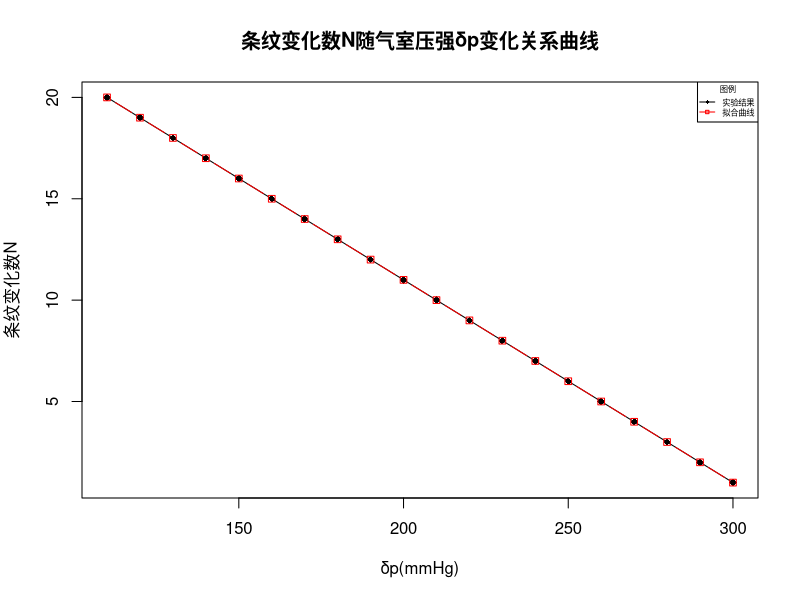
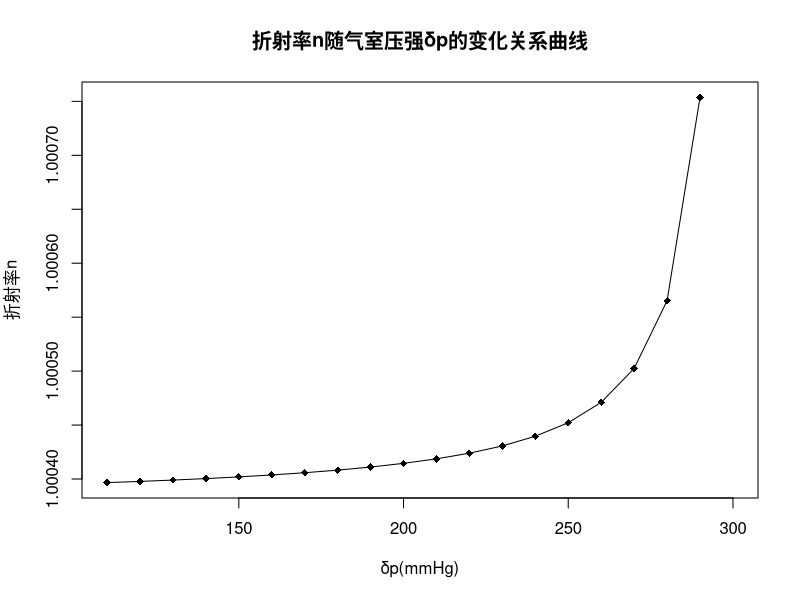

Generate these figures, in order, with R:
#测量透明薄片折射率
N1<-c(90,96,108,127,150,179,204,235,277,295)
θ<-c(10,12,14,16,18,20,22,24,26,28)
t<-0.002617
λ<-632.8*10^(-9)
l<-length(N1)

n1<-(t*(sin(θ))^2)/(2*t*(1-cos(θ))-N1*λ)+1-cos(θ)-(N1*λ)/(2*t)
a<-mean(n1)
Sn1<-sd(n1)/(sqrt(l))

#测量空气折射率
N2<-c(20,19,18,17,16,15,14,13,12,11,10,9,8,7,6,5,4,3,2,1)
p<-c(110,120,130,140,150,160,170,180,190,200,210,220,230,240,250,260,270,280,290,300)
L<-0.089
p0<-760
z<-(-0.1)*p+31

n2<-1+((N2*λ)/(2*L)*((p0+300)/(300-p)))
#方法一
opar <- par(no.readonly=TRUE)
plot(p,N2,type = "o",pch=18,ann=FALSE)
lm(N2~p)
lines(p,z,type="b",pch=22,col="red",las=2,cex.axis=0.7,tck=-0.01)
legend("topright",c("实验结果","拟合曲线"),title="图例",col=c("black","red"),
       lty=c(1,1),pch=c(18,22),cex=0.5)
title("条纹变化数N随气室压强δp变化关系曲线",
      xlab="δp(mmHg)",ylab="条纹变化数N")

#方法二(非线性,不适用于拟合)
opar <- par(no.readonly=TRUE)
plot(p,n2,type = "o",pch=18,ann=FALSE)

title("折射率n随气室压强δp的变化关系曲线",
      xlab="δp(mmHg)",ylab="折射率n")#既然不适用就懒得画图了





